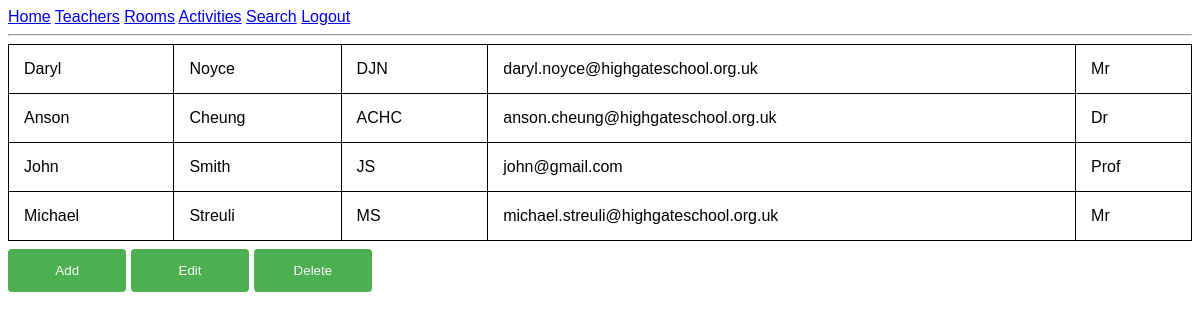
The app's page /teachers (signed in), older data.
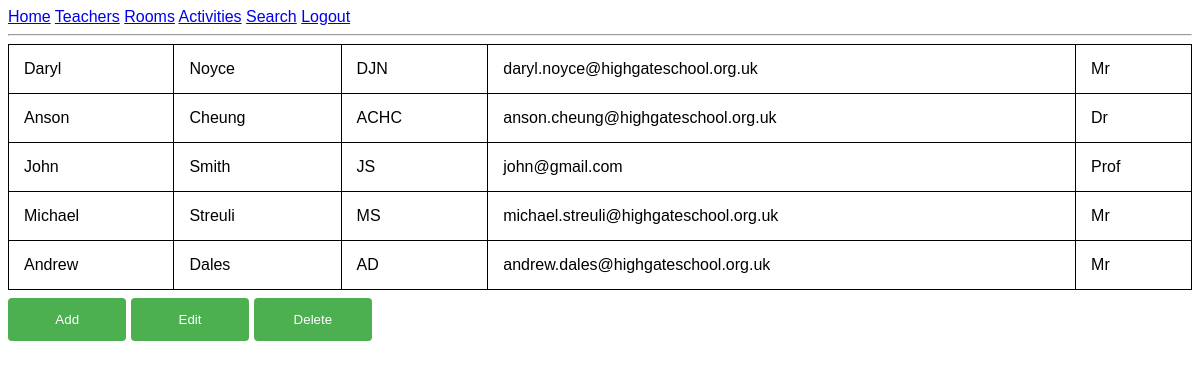
The same page, newer data.
### models.py (models this page shows, shortened)
class Teacher(db.Model):
    id = db.Column(db.Integer, primary_key=True)
    f_name = db.Column(db.String(64))
    s_name = db.Column(db.String(64))
    initials = db.Column(db.String(64))
    email = db.Column(db.String(64), unique=True)
    title = db.Column(db.String(64))
    activities = db.relationship('Activity', secondary='teacher_activity_link')
    def iterable(self):
        return [self.f_name, self.s_name, self.initials, self.email, self.title]

### app.py (the view, shortened to what this page needs)
@app.route('/teachers', methods=['GET', 'POST'])
@login_required
def teachers():
    teacher_table = [teacher.iterable() for teacher in Teacher.query.all()]
    find_edit_id_form = FindEditIdFormTeacher()
    edit_teacher_form = EditTeacherForm()
    add_teacher_form = AddTeacherForm()
    delete_teacher_form = DeleteTeacherForm()
    teacher_form = TeacherForm()
    fields = ['f_name', 's_name', 'initials', 'email', 'title']
    show_options = {
        'edit_id': False,
        'edit': False,
        'add': False,
        'delete': False
    }
    data = request.form
    if 'add' in data:
        show_options['add'] = True
        redirect('teachers')
    if 'edit' in data:
        show_options['edit_id'] = True
        redirect('teachers')
    if 'delete' in data:
        show_options['delete'] = True
        redirect('teachers')
    if add_teacher_form.submit_add.data and add_teacher_form.validate_on_submit():
        new_teacher = Teacher(f_name=add_teacher_form.f_name.data, s_name=add_teacher_form.s_name.data, initials=add_teacher_form.initials.data,
                              email=add_teacher_form.email.data, title=add_teacher_form.title.data)
        new_teacher.add()
        return redirect('teachers')
    if edit_teacher_form.submit_edit.data and edit_teacher_form.validate_on_submit():
        teacher_to_edit = Teacher.query.get(cache.get('teacher_to_edit_id'))
        teacher_to_edit.edit(edit_teacher_form)
        print(edit_teacher_form.title.data)
        return redirect('teachers')
    teacher_table = [teacher.iterable() for teacher in Teacher.query.all()]
    return render_template('teachers.html', teacher_table=teacher_table, add_teacher_form=add_teacher_form, find_edit_id_form=find_edit_id_form,
                           edit_teacher_form=edit_teacher_form, delete_teacher_form=delete_teacher_form, show_options=show_options)

### forms.py
class FindEditIdFormTeacher(FlaskForm):
    s_name = StringField('Surname', validators=[DataRequired()], render_kw={'placeholder': 'Surname of teacher to edit'})
    submit_edit_id = SubmitField('Submit')

class EditTeacherForm(FlaskForm):
    f_name = StringField('First name', validators=[DataRequired()], render_kw={'placeholder': 'First Name'})
    s_name = StringField('Surname', validators=[DataRequired()], render_kw={'placeholder': 'Surname Name'})
    initials = StringField('Initials', validators=[DataRequired()], render_kw={'placeholder': 'Initials'})
    email = StringField('Email', validators=[DataRequired(), Email()], render_kw={'placeholder': 'Email'})
    title = StringField('Title', validators=[DataRequired()], render_kw={'placeholder': 'Title'})
    submit_edit = SubmitField('Submit')

### models.py (called while the page is built)
@login.user_loader
def load_user(user_id):
    return User.query.get(int(user_id))

### templates/teachers.html (shortened to what this page needs)
{% extends "base.html" %}
{% block content %}
<table>
    {% for teacher in teacher_table %}
        <tr>
        {% for item in teacher %}
            <td>{{ item }}</td>
        {% endfor %}
        </tr>
    {% endfor %}
</table>
<form action="" method="post" novalidate>
<input type="submit" value="Add" name="add">
<input type="submit" value="Edit" name="edit">
<input type="submit" value="Delete" name="delete">
</form>
{% endblock %}

### templates/base.html (shortened to what this page needs)
<html>
    <head>
    <link rel= "stylesheet" type = "text/css" href = "{{ url_for('static', filename='stylesheets/CSS.css') }}">
    </head>
    <body>
        <div>
            <a href="{{ url_for('index') }}">Home</a>
            <a href="{{ url_for('teachers') }}">Teachers</a>
            <a href="{{ url_for('rooms') }}">Rooms</a>
            <a href="{{ url_for('activities') }}">Activities</a>
            <a href="{{ url_for('search') }}">Search</a>
            {% if current_user.is_anonymous %}
            <a href="{{ url_for('login') }}">Login</a>
            {% else %}
            <a href="{{ url_for('logout') }}">Logout</a>
            {% endif %}
        </div>
        <hr>
        {% block content %}{% endblock %}
    </body>
</html>

### static/stylesheets/CSS.css (style rules this page uses)
html { font-family: "Lucida Sans", sans-serif; }
input[type=submit] { width: 10%; background-color: #4CAF50; color: white; padding: 14px 20px; margin: 8px 0; border: none; border-radius: 4px; cursor: pointer; }
table { width: 100%; border-collapse: collapse; }
table, th, td { border: 1px solid black; }
th, td { padding: 15px; }

Row changes from the older to the newer data that the page shows:
added Teacher: f_name "Andrew", s_name "Dales", initials "AD", email "andrew.dales@highgateschool.org.uk", title "Mr"
